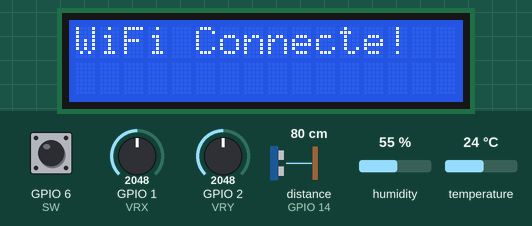
Recording of a sketch running on a simulated ESP32-S3. Parts: 16×2 character LCD. Wiring (inferred from the names in the program): ultrasonic range finder: trigger GPIO 13; echo GPIO 14. Inputs (shaded band) come from the test bench; at power-on: humidity 55 %, distance to the obstacle (sensor on GPIO 14) 80 cm, GPIO 1 (VRX) = 2048, GPIO 2 (VRY) = 2048, GPIO 6 (SW) HIGH, temperature 24 °C. The echo pulse lasts 58.3 µs per cm; WiFi joins after 1.5 s; servers stay silent unless stated.

Above: at 1.6 s.
At 25.7 s:
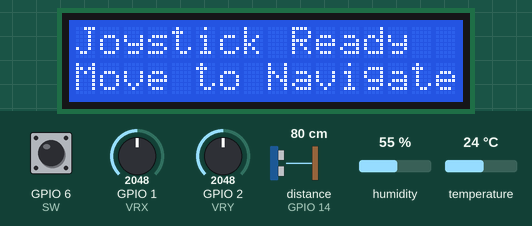
25.8 s: humidity set to 22 %
At 46.0 s:
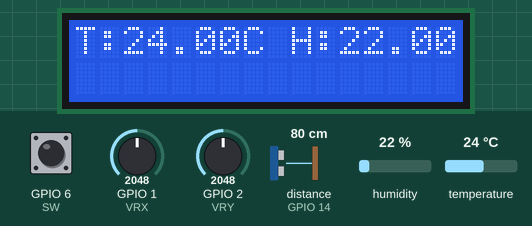
46.3 s: distance to the obstacle (sensor on GPIO 14) set to 2 cm
At 66.5 s:
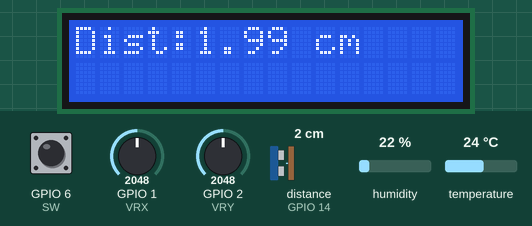
66.9 s: GPIO 1 (VRX) set to 875
87.4 s: GPIO 1 (VRX) set to 743
Timing chart, 0 to 89.9 s (numbered marks = the images above; inputs shaded):
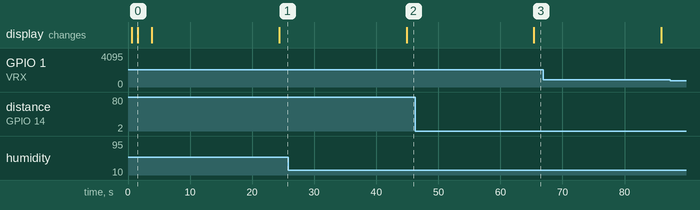

Measured:
- after the input at 25.8 s, the display: changes after 19.1 s (image 2)
- after the input at 46.3 s, the display: changes after 19.1 s (image 3)
- after the input at 87.4 s, every drawn part: stays the same
- what the display in image 0 shows lasts 2.2 s, from 1.6 s to 3.8 s

The sketch:

connexion.ino
```cpp
#include <LiquidCrystal.h>
#include <DHT.h>
#include <WiFi.h>
#include <ThingSpeak.h>

// Initialisation de l'écran LCD (pins 7, 8, 9, 10, 11, 12)
LiquidCrystal lcd(7, 8, 9, 10, 11, 12);

// Définition du capteur DHT11
#define DHTPIN 2
#define DHTTYPE DHT11
DHT dht(DHTPIN, DHTTYPE);

// Définition des broches pour le HC-SR04
#define TRIGPIN 13
#define ECHOPIN 14

// Définition des broches pour le joystick
#define VRX A0
#define VRY A1
#define SW 6

// Informations pour la connexion Wi-Fi et ThingSpeak
const char* ssid = "Galaxy A42 5G7766";     // Remplacez par votre nom de réseau Wi-Fi
const char* password = "Yann0411";          // Remplacez par votre mot de passe Wi-Fi
const char* apiKey = "S4RYLKHMMK9ZVSAU";    // Remplacez par votre clé API ThingSpeak
unsigned long channelNumber = 2921646;      // Numéro de canal ThingSpeak

WiFiClient client;

// Variables pour gérer le menu et le joystick
int currentScreen = 0; // Indique quel capteur est affiché
int debounceDelay = 200; // Délais d'attente pour éviter les rebonds du bouton
int deadZone = 300; // Zone morte autour de la valeur centrale du joystick

void setup() {
  // Initialisation de l'écran LCD
  lcd.begin(16, 2);
  lcd.print("Coucou gabinou, JTM <3");

  // Initialisation des capteurs
  dht.begin();
  pinMode(TRIGPIN, OUTPUT);
  pinMode(ECHOPIN, INPUT);

  // Configuration du joystick
  pinMode(SW, INPUT_PULLUP);

  // Connexion au Wi-Fi
  lcd.setCursor(0, 1);
  lcd.print("Connexion WiFi...");
  WiFi.begin(ssid, password);
  while (WiFi.status() != WL_CONNECTED) {
    delay(500);
    lcd.setCursor(0, 1);
    lcd.print(".");
  }
  lcd.clear();
  lcd.print("WiFi Connecte!");
  delay(2000);

  // Initialisation de ThingSpeak
  ThingSpeak.begin(client);
}

void loop() {
  // Lecture des données du joystick
  int xValue = analogRead(VRX);
  int yValue = analogRead(VRY);
  int swState = digitalRead(SW);


  // Navigation dans le menu avec le joystick
  if (xValue < (512 - deadZone)) { // Incliné vers la gauche
    currentScreen--;
    if (currentScreen < 0) currentScreen = 2; // Retourne au dernier écran
    delay(debounceDelay);
  } else if (xValue > (512 + deadZone)) { // Incliné vers la droite
    currentScreen++;
    if (currentScreen > 2) currentScreen = 0; // Retourne au premier écran
    delay(debounceDelay);
  }

  // Affichage des données selon l'écran sélectionné
  lcd.clear();
  if (currentScreen == 0) {
    // Afficher les données du capteur DHT11
    float temperature = dht.readTemperature();
    float humidite = dht.readHumidity();
    if (isnan(temperature) || isnan(humidite)) {
      lcd.print("Erreur capteur");
    } else {
      lcd.print("T:");
      lcd.print(temperature);
      lcd.print("C H:");
      lcd.print(humidite);
      lcd.print("%");
    }
  } else if (currentScreen == 1) {
    // Afficher les données du HC-SR04
    digitalWrite(TRIGPIN, LOW);
    delayMicroseconds(2);
    digitalWrite(TRIGPIN, HIGH);
    delayMicroseconds(10);
    digitalWrite(TRIGPIN, LOW);
    long duree = pulseIn(ECHOPIN, HIGH);
    float distance = duree * 0.034 / 2;
    lcd.print("Dist:");
    lcd.print(distance);
    lcd.print(" cm");
  } else if (currentScreen == 2) {
    // Écran statique ou message personnalisé
    lcd.print("Joystick Ready");
    lcd.setCursor(0, 1);
    lcd.print("Move to Navigate");
  }

  // Affichage du message spécial en appuyant sur le bouton
  if (swState == LOW) {
    lcd.clear();
    lcd.print("Coucou gabinou <3");
    delay(1000); // Affiche le message pendant 1 seconde
  }

  // Envoi des données à ThingSpeak
  float temperature = dht.readTemperature();
  float humidite = dht.readHumidity();
  digitalWrite(TRIGPIN, LOW);
  delayMicroseconds(2);
  digitalWrite(TRIGPIN, HIGH);
  delayMicroseconds(10);
  digitalWrite(TRIGPIN, LOW);
  long duree = pulseIn(ECHOPIN, HIGH);
  float distance = duree * 0.034 / 2;

  ThingSpeak.setField(1, temperature); // Champ 1 : Température
  ThingSpeak.setField(2, humidite);    // Champ 2 : Humidité
  ThingSpeak.setField(3, distance);    // Champ 3 : Distance

  ThingSpeak.writeFields(channelNumber, apiKey);

  delay(20000); // Temps avant le prochain envoi (limite ThingSpeak)
}
```
